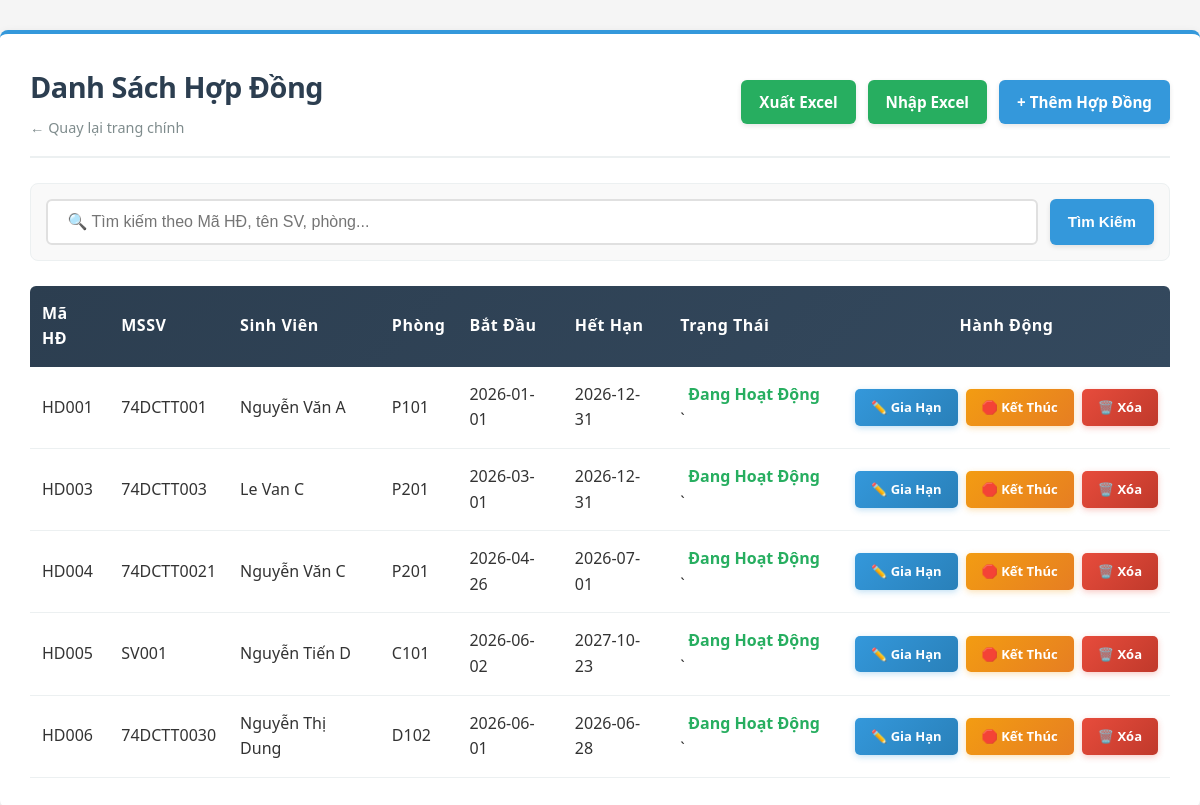
Screenshot of /QuanLyKTX_API/Public/contract (signed in) with the database file from the repository.
### tables this page shows
CREATE TABLE `hopdong` (
  `mahopdong` varchar(20) NOT NULL,
  `masv` varchar(20) DEFAULT NULL,
  `maphong` varchar(20) DEFAULT NULL,
  `batdau` date DEFAULT NULL,
  `hethan` date DEFAULT NULL,
  `trangthai` varchar(20) DEFAULT NULL,
  `created_at` timestamp NOT NULL DEFAULT current_timestamp()
);

CREATE TABLE `sinhvien` (
  `id` int(11) NOT NULL,
  `masv` varchar(20) NOT NULL,
  `hoten` varchar(100) NOT NULL,
  `lop` varchar(20) DEFAULT NULL,
  `gioitinh` varchar(10) DEFAULT NULL,
  `cccd` varchar(20) DEFAULT NULL,
  `sodienthoai` varchar(15) DEFAULT NULL,
  `email` varchar(100) DEFAULT NULL,
  `diachi` text DEFAULT NULL,
  `created_at` timestamp NOT NULL DEFAULT current_timestamp()
);

### QuanLyKTX_API/Controllers/ContractController.php (called while the page is built, shortened)
<?php
class ContractController extends Controller {
    private $contractService;
    public function __construct() {
        $this->contractService = new ContractService();
    }
    public function index() {
        $keyword = $this->getInput('search');
        if ($keyword) {
            $contracts = $this->contractService->searchContracts($keyword);
        } else {
            $contracts = $this->contractService->getAllContracts();
        }
        $this->view('contract/list', [
            'title' => 'Danh Sách Hợp Đồng',
            'contracts' => $contracts,
            'keyword' => $keyword
        ]);
    }
}

### QuanLyKTX_API/Config/Database.php (called while the page is built, shortened)
<?php
class Database {
    private static $connection = null;
    public static function getConnection() {
        if (self::$connection === null) {
            $host = 'db';
            $user = 'root';
            $pass = 'root_password';
            $db   = 'quanlykytucxa';
            $port = 3306;
            self::$connection = new \mysqli($host, $user, $pass, $db, $port);
            self::$connection->set_charset("utf8");
        }
        return self::$connection;
    }
}

### QuanLyKTX_API/Services/ContractService.php (called while the page is built, shortened)
<?php
class ContractService {
    private $contractRepo;
    public function __construct() {
        $this->contractRepo = new ContractRepository();
    }
    public function getAllContracts() {
        return $this->contractRepo->getAll();
    }
}

### QuanLyKTX_API/Models/ContractRepository.php (called while the page is built, shortened)
<?php
class ContractRepository extends Repository {
    protected $table = 'hopdong';
    public function getAll() {
        $sql = "SELECT h.mahopdong, h.masv, h.maphong, h.batdau, h.hethan, h.trangthai, s.hoten, p.sophong, p.toa
                FROM {$this->table} h
                LEFT JOIN sinhvien s ON h.masv = s.masv
                LEFT JOIN phong p ON h.maphong = p.maphong
                ORDER BY LENGTH(h.mahopdong) ASC, h.mahopdong ASC";
        return $this->fetchAll($sql);
    }
}

### QuanLyKTX_API/Core/Repository.php (called while the page is built, shortened)
<?php
abstract class Repository {
    protected $db;
    public function __construct() {
        $this->db = \Config\Database::getConnection();
    }
    protected function fetchAll($sql, $types = '', $params = []) {
        if (empty($params)) {
            $result = $this->db->query($sql);
            $data = [];
            if ($result) {
                while ($row = $result->fetch_assoc()) {
                    $data[] = $row;
                }
            }
            return $data;
        }
        return [];
    }
}

### QuanLyKTX_API/Views/contract/list.php (the view, shortened to what this page needs)
<!DOCTYPE html>
<html lang="vi">
<head>
    <link rel="stylesheet" href="<?= PUBLIC_URL ?>css/list.css?v=<?= time() ?>">
</head>
<body>
<div class="container">
    <div class="header">
        <div>
            <h1><?= htmlspecialchars($title) ?></h1>
            <a href="<?= BASE_URL ?>auth/dashboard" class="back-link">← Quay lại trang chính</a>
        </div>
        <div class="header-actions">
            <a href="<?= BASE_URL ?>contract/export" class="btn btn-success">Xuất Excel</a>
            <a href="<?= BASE_URL ?>contract/import" class="btn btn-success">Nhập Excel</a>
            <a href="<?= BASE_URL ?>contract/create" class="btn btn-primary">+ Thêm Hợp Đồng</a>
        </div>
    </div>
    <form method="GET" action="<?= BASE_URL ?>contract" class="search-box">
        <input type="text" name="search" placeholder=" 🔍 Tìm kiếm theo Mã HĐ, tên SV, phòng..." value="<?= htmlspecialchars($keyword ?? '') ?>">
        <button type="submit" class="btn btn-primary">Tìm Kiếm</button>
    </form>
    <?php if (!empty($contracts)): ?>
        <table>
            <thead>
                <tr>
                    <th>Mã HĐ</th>
                    <th>MSSV</th>
                    <th>Sinh Viên</th>
                    <th>Phòng</th>
                    <th>Bắt Đầu</th>
                    <th>Hết Hạn</th>
                    <th>Trạng Thái</th>
                    <th style="text-align: center;">Hành Động</th>
                </tr>
            </thead>
            <tbody>
                <?php foreach ($contracts as $c): ?>
                    <tr>
                        <td><?= htmlspecialchars($c['mahopdong']) ?></td>
                        <td><?= htmlspecialchars($c['masv']) ?></td>
                        <td><?= htmlspecialchars($c['hoten'] ?? 'N/A') ?></td>
                        <td><?= htmlspecialchars($c['maphong'] ?? 'N/A') ?></td>
                        <td><?= $c['batdau'] ?></td>
                        <td><?= $c['hethan'] ?></td>
                        <td>
                            <?php if ($c['trangthai'] == 'Đang Hoạt Động'): ?>
                                <span style="color: #27ae60; padding: 3px 8px; font-weight: bold;">Đang Hoạt Động</span>
                            <?php else: ?>
                                <span style="color: #e74c3c; padding: 3px 8px; font-weight: bold;"><?= htmlspecialchars($c['trangthai']) ?></span>
                            <?php endif; ?>`
                        </td>
                        <td>
                            <div class="action-links">
                                <?php if ($c['trangthai'] !== 'Đã Chấm Dứt'): ?>
                                    <a href="<?= BASE_URL ?>contract/edit/<?= $c['mahopdong'] ?>" class="btn-action btn-edit"> ✏️ Gia Hạn</a>
                                    <a href="<?= BASE_URL ?>contract/terminate/<?= $c['mahopdong'] ?>" class="btn-action btn-warning" onclick="return confirm('Bạn có chắc chắn muốn kết thúc hợp đồng này? Hợp đồng sẽ chuyển sang trạng thái Đã Chấm Dứt thay vì xóa khỏi hệ thống.')"> 🛑 Kết Thúc</a>
                                <?php endif; ?>
                                <a href="<?= BASE_URL ?>contract/delete/<?= $c['mahopdong'] ?>" class="btn-action btn-delete" onclick="return confirm('Xóa luôn khỏi CSDL?')"> 🗑️ Xóa</a>
                            </div>
                        </td>
                    </tr>
                <?php endforeach; ?>
            </tbody>
        </table>
    <?php else: ?>
        <div class="empty-state">
            <p> 📭 Không có hợp đồng nào</p>
        </div>
    <?php endif; ?>
</div>
</body>
</html>

### QuanLyKTX_API/Public/css/list.css (style rules this page uses)
* { margin: 0; padding: 0; box-sizing: border-box; }
body { font-family: "Segoe UI", Tahoma, Geneva, Verdana, sans-serif; background-color: #f5f5f5; color: #333; line-height: 1.6; }
.container { max-width: 1200px; margin: 30px auto; background: white; padding: 30px; border-radius: 8px; box-shadow: 0 2px 8px rgba(0, 0, 0, 0.08); border-top: 4px solid #3498db; animation: fadeIn 0.4s ease-in; }
.header { display: flex; justify-content: space-between; align-items: center; margin-bottom: 25px; padding-bottom: 15px; border-bottom: 2px solid #ecf0f1; }
.header h1 { color: #2c3e50; font-size: 1.8em; font-weight: 700; letter-spacing: -0.5px; margin-bottom: 5px; }
.back-link { color: #7f8c8d; text-decoration: none; font-weight: 500; font-size: 0.9em; transition: color 0.3s ease; }
.header-actions { display: flex; gap: 12px; }
.btn { padding: 10px 18px; border: none; border-radius: 6px; cursor: pointer; text-decoration: none; display: inline-block; transition: all 0.3s ease; font-weight: 600; font-size: 0.95em; box-shadow: 0 2px 5px rgba(0, 0, 0, 0.1); }
.btn-primary { background: #3498db; color: white; }
.btn-success { background: #27ae60; color: white; }
.search-box { display: flex; gap: 12px; margin-bottom: 25px; background: #f9f9f9; padding: 15px; border-radius: 8px; border: 1px solid #ecf0f1; }
.search-box input { flex: 1; padding: 12px 15px; border: 2px solid #e0e0e0; border-radius: 6px; font-size: 1em; transition: all 0.3s ease; }
table { width: 100%; border-collapse: collapse; margin-top: 10px; background: white; }
table thead tr { background: linear-gradient(135deg, #2c3e50 0%, #34495e 100%); color: white; }
table th { padding: 15px 12px; text-align: left; font-weight: 600; letter-spacing: 0.5px; }
table th:first-child { border-top-left-radius: 6px; }
table th:last-child { border-top-right-radius: 6px; }
table td { padding: 15px 12px; border-bottom: 1px solid #ecf0f1; vertical-align: middle; }
table tbody tr { transition: background-color 0.2s ease; }
.action-links { display: flex; gap: 8px; justify-content: center; align-items: center; flex-wrap: nowrap; white-space: nowrap; }
.btn-action { padding: 8px 16px; font-size: 13px; border: none; border-radius: 5px; cursor: pointer; text-decoration: none; display: inline-flex; align-items: center; gap: 6px; transition: all 0.3s ease; font-weight: 600; color: white !important; }
.btn-edit { background: linear-gradient(135deg, #3498db, #2980b9); box-shadow: 0 2px 6px rgba(52, 152, 219, 0.3); }
.btn-delete { background: linear-gradient(135deg, #e74c3c, #c0392b); box-shadow: 0 2px 6px rgba(231, 76, 60, 0.3); }
.btn-warning { background: linear-gradient(135deg, #f39c12, #e67e22); box-shadow: 0 2px 6px rgba(243, 156, 18, 0.3); }

### rows the page displays
hopdong: mahopdong "HD001", masv "74DCTT001", sinhvien.hoten "Nguyễn Văn A", maphong "P101", batdau "2026-01-01", hethan "2026-12-31", trangthai "Đang Hoạt Động"
hopdong: mahopdong "HD003", masv "74DCTT003", sinhvien.hoten "Le Van C", maphong "P201", batdau "2026-03-01", hethan "2026-12-31", trangthai "Đang Hoạt Động"
hopdong: mahopdong "HD004", masv "74DCTT0021", sinhvien.hoten "Nguyễn Văn C", maphong "P201", batdau "2026-04-26", hethan "2026-07-01", trangthai "Đang Hoạt Động"
hopdong: mahopdong "HD005", masv "SV001", sinhvien.hoten "Nguyễn Tiến D", maphong "C101", batdau "2026-06-02", hethan "2027-10-23", trangthai "Đang Hoạt Động"
hopdong: mahopdong "HD006", masv "74DCTT0030", sinhvien.hoten "Nguyễn Thị Dung", maphong "D102", batdau "2026-06-01", hethan "2026-06-28", trangthai "Đang Hoạt Động"

### other values shown
$title "Danh Sách Hợp Đồng"
